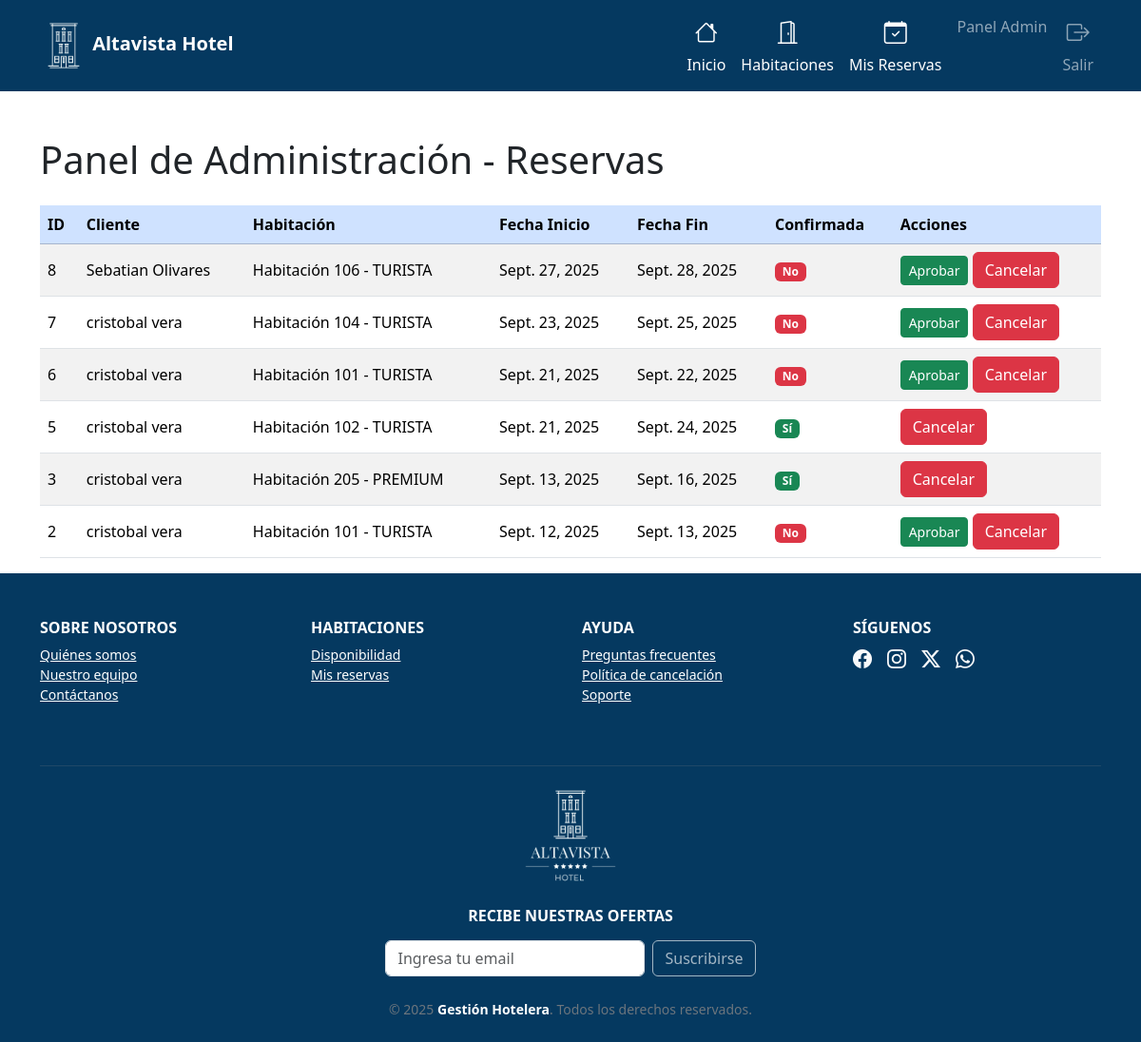
Page /administracion/reservas/ (signed in) on the earlier database version.
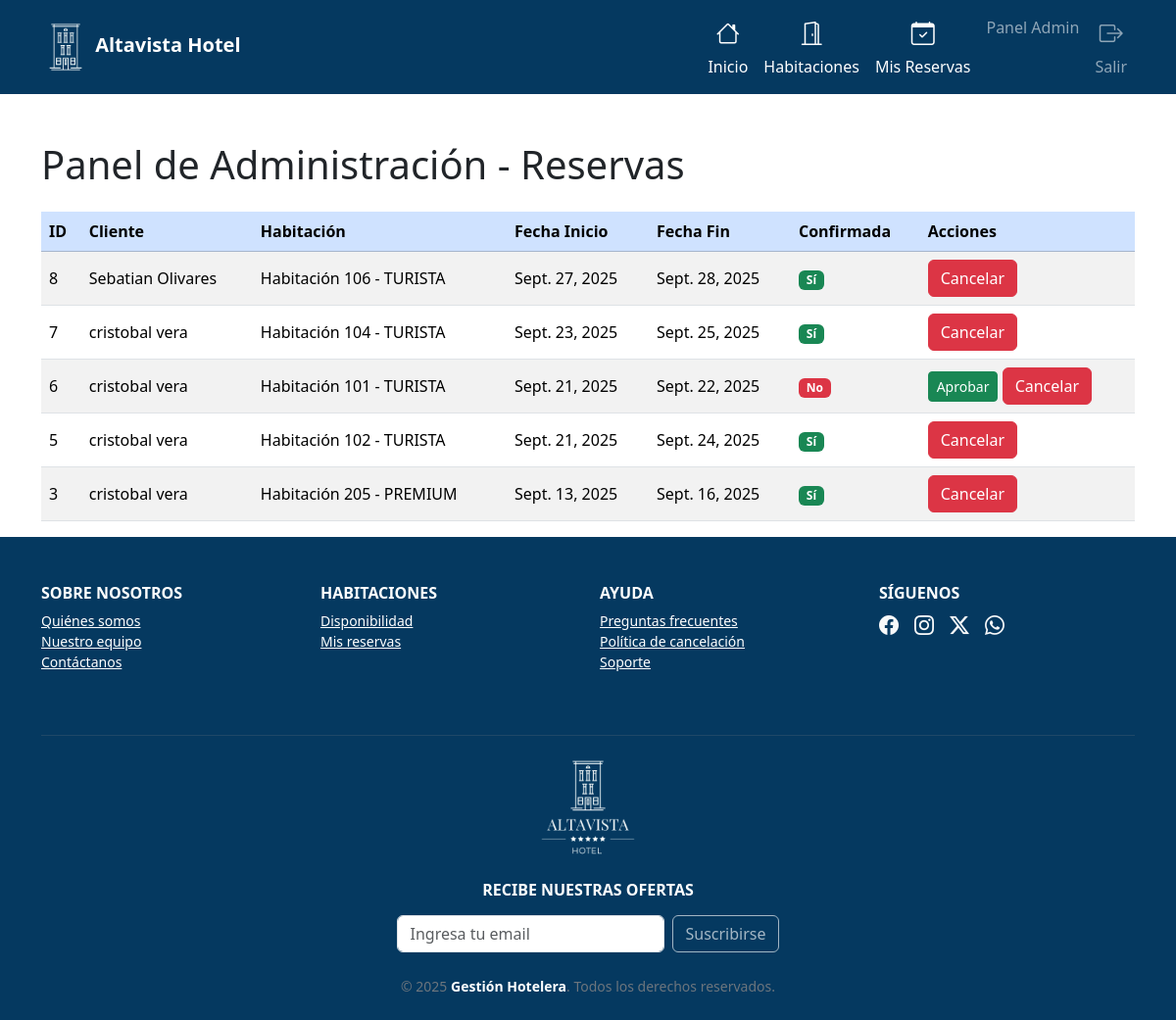
Same page on the later database version.
### reservas/models.py (models this page shows, shortened)
class Reserva(models.Model):
    cliente = models.ForeignKey(Cliente, on_delete=models.CASCADE)
    habitacion = models.ForeignKey(Habitacion, on_delete=models.CASCADE)
    fecha_inicio = models.DateField()
    fecha_fin = models.DateField()
    fecha_reserva = models.DateTimeField(auto_now_add=True)
    confirmada = models.BooleanField(default=False)
    monto_total = models.IntegerField(blank=True, null=True)   # <-- ahora entero
    monto_reserva = models.IntegerField(blank=True, null=True) # <-- ahora entero

class Cliente(models.Model):
    user = models.OneToOneField(User, on_delete=models.CASCADE)
    nombre = models.CharField(max_length=100)
    apellido = models.CharField(max_length=100)
    rut_pasaporte = models.CharField(max_length=20, unique=True)  # agregado
    email = models.EmailField(unique=True)
    telefono = models.CharField(max_length=20, blank=True, null=True)
    fecha_registro = models.DateTimeField(auto_now_add=True)
    def __str__(self):
        return f"{self.nombre} {self.apellido}"

class Habitacion(models.Model):
    CATEGORIAS = [
        ('TURISTA', 'Turista'),
        ('PREMIUM', 'Premium'),
    ]
    numero = models.IntegerField(unique=True)
    categoria = models.CharField(max_length=10, choices=CATEGORIAS)
    descripcion = models.TextField()
    equipamiento = models.TextField(blank=True, null=True)  # agregado
    precio_diario = models.IntegerField()  # <-- ahora entero
    disponible = models.BooleanField(default=True)
    def __str__(self):
        return f"Habitación {self.numero} - {self.categoria}"

### administracion/views.py (the view)
# urls.py: path('reservas/', views.reservas_list, name='reservas_list_admin'),
@login_required
@user_passes_test(es_admin)
def reservas_list(request):
    reservas = Reserva.objects.all().order_by('-fecha_reserva')
    return render(request, 'administracion/reservas_list.html', {'reservas': reservas})

### administracion/views.py (called while the page is built)
def es_admin(user):
    return user.groups.filter(name="Administradores").exists()

### reservas/templatetags/custom_tags.py (called while the page is built)
@register.filter(name='has_group')
def has_group(user, group_name):
    return user.groups.filter(name=group_name).exists()

### templates/administracion/reservas_list.html
{% extends 'reservas/base.html' %}
{% block content %}
<div class="container mt-5">
    <h1 class="mb-4">Panel de Administración - Reservas</h1>
<div class="table-responsive">
  <table class="table table-striped table-hover align-middle">
    <thead class="table-primary">
      <tr>
        <th>ID</th>
        <th>Cliente</th>
        <th>Habitación</th>
        <th>Fecha Inicio</th>
        <th>Fecha Fin</th>
        <th>Confirmada</th>
        <th>Acciones</th>
      </tr>
    </thead>
    <tbody>
      {% for reserva in reservas %}
      <tr>
        <td>{{ reserva.id }}</td>
        <td>{{ reserva.cliente }}</td>
        <td>{{ reserva.habitacion }}</td>
        <td>{{ reserva.fecha_inicio }}</td>
        <td>{{ reserva.fecha_fin }}</td>
        <td>
          {% if reserva.confirmada %}
            <span class="badge bg-success">Sí</span>
          {% else %}
            <span class="badge bg-danger">No</span>
          {% endif %}
        </td>
        <td>
          {% if not reserva.confirmada %}
            <a href="{% url 'aprobar_reserva' reserva.id %}" class="btn btn-sm btn-success" onclick="return confirm('¿Estás seguro de que deseas aprobar esta reserva?');">Aprobar</a>
          {% endif %}
         <a href="{% url 'cancelar_reserva' reserva.id %}"
   class="btn btn-danger"
   onclick="return confirm('¿Estás seguro de que deseas cancelar esta reserva?');">
  Cancelar
</a>
        </td>
      </tr>
      {% empty %}
      <tr>
        <td colspan="7" class="text-center text-muted">No hay reservas registradas</td>
      </tr>
      {% endfor %}
    </tbody>
  </table>
</div>
</div>
{% endblock %}

Differences in the rows shown:
removed Reserva: id "2", cliente "cristobal vera", habitacion "Habitación 101 - TURISTA", fecha_inicio "Sept. 12, 2025", fecha_fin "Sept. 13, 2025", confirmada "No"
changed Reserva "Sept. 27, 2025": confirmada "No Aprobar" → "Sí"
changed Reserva "Sept. 23, 2025": confirmada "No Aprobar" → "Sí"
